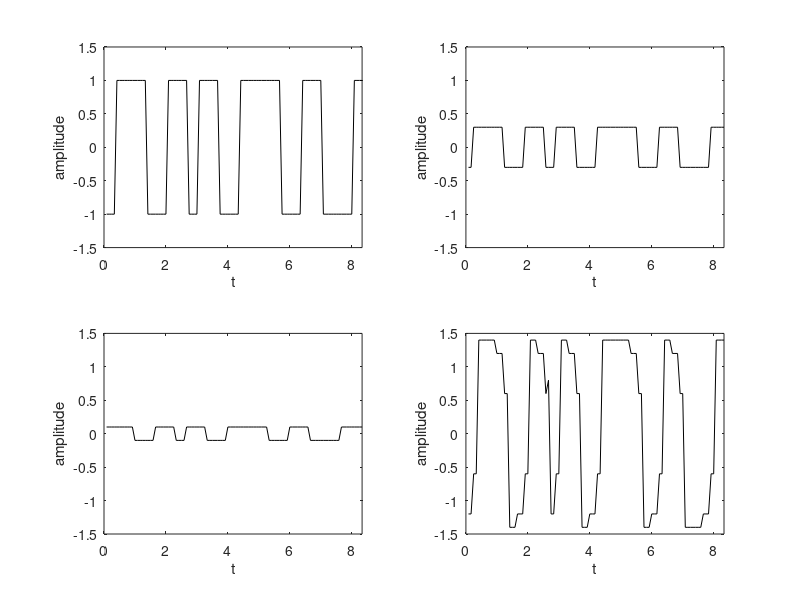
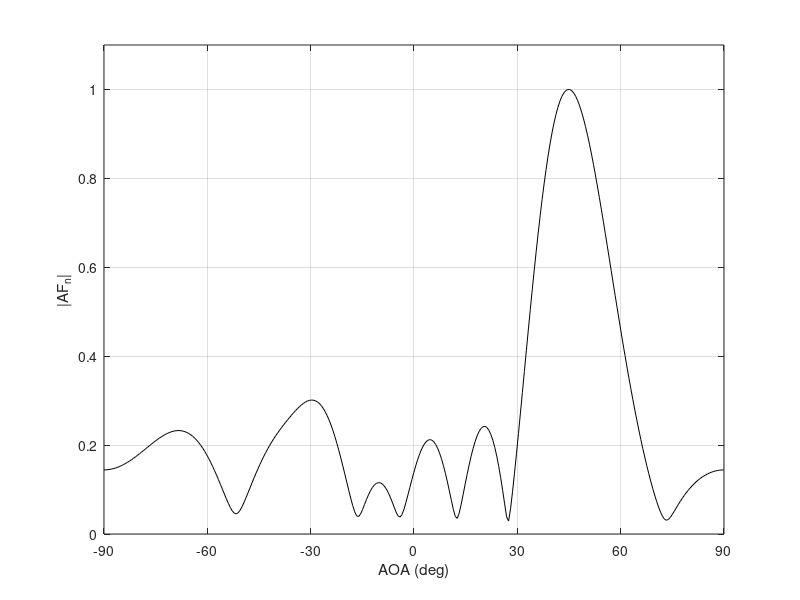

Write MATLAB code to recreate these figures, in order.
%%%%%%%%%%%%%%%%%%%%%%%%%%%%%%%%%%%%%%%%%%%%%%%%%%%%%%%%%%%%%%%
%%                                                           %%
%%  ******************************************************   %%
%%  * Smart Antennas for Wireless Applications w/ Matlab *   %%
%%  ******************************************************   %%
%%                                                           %%
%% Chapter 8: Ex 8.10                                        %%
%%                                                           %%
%% Author: Frank Gross                                       %%
%% McGraw-Hill, 2005                                         %%
%% Date:  3/05/2005                                          %%
%%                                                           %%
%% This code produces Figure 8.20, a plot of the beampattern %%
%%     for a N = 8 ULA with d = 0.5, where the weights were  %%
%%     determined using the CM algorithm.                    %%
%%                                                           %%
%% Note: This code contains one way in which multipath       %%
%%       components were created to produce dispersion.      %%
%%       Ex. 8.10b provides another.                         %%
%%       This file produces the one presented in the book.   %%
%%%%%%%%%%%%%%%%%%%%%%%%%%%%%%%%%%%%%%%%%%%%%%%%%%%%%%%%%%%%%%%      

%%------------------- Define Variables:----------------------%%
% N - # of elements in array                                  %
% d - element spacing in wavelengths                          %
% K - block length                                            %
% mu - convergence parameter                                  %
% Nchips - number of chips in binary sequence                 %
% nsamples - number of samples per chip                       %
% T - period of binary sequence                               %
% tau - chip period                                           %
% num - total number of bits in sequence                      %
% t - time axis for binary sequence                           %
% b - binary sequence                                         %
% b1 - direct path binary sequence                            %
% b2, b3 - time delayed multipath component of binary seq.    %
% S - desired signal                                          %
% I - interfering signal                                      %
% thetaS - desired user AOA (deg)                             %
% theta1, theta2 - interferer AOA (deg)                       %
% vS,v1,v2 - steering vectors of desired user and interferers %
% x - total received signal                                   %
% w - weights of ULA determined using LMS algorithm           %
% y - array output                                            %
% theta - range of AOA's (rad)                                %
% AF - weighted array output                                  %
%%-----------------------------------------------------------%%

%%----- Given Values -----%%

N = 8; d = .5; K = 100; mu = 0.5;

%%---- Create Binary Sequence -----%%

Nchips = 32; nsamples = 4;

T = 32/3E6; tau = T/Nchips; num = Nchips*nsamples; t = (1:num)*T*1E6/num; tt = t(1:K);

btemp = sign(randn(1,Nchips));
b = [];
for i = 1:length(btemp),
	b = [b,btemp(i)*ones(1,nsamples)];
end

%%----- Time Delay Binary Sequence to create multipath component -----%%

b1 = b(1:100); b2 = .3*b(3:102); b3 = .1*b(6:105);

%%----- Plot Sequences -----%%

figure(1), subplot(221), plot(tt,b1,'k')
xlabel('t'), ylabel('amplitude')
axis([ 0 max(tt) -1.5 1.5])

subplot(222), plot(tt,b2,'k') 
xlabel('t'), ylabel('amplitude')
axis([ 0 max(tt) -1.5 1.5])

subplot(223), plot(tt,b3,'k')
xlabel('t'), ylabel('amplitude')
axis([ 0 max(tt) -1.5 1.5])

subplot(224), plot(tt,b1+b2+b3,'k')
xlabel('t'), ylabel('amplitude')
axis([ 0 max(tt) -1.5 1.5])

%%----- Desired Signal & Interferer definition-----%%

S = b1; thetaS = 45*pi/180;                       % exp(1j*rand*2*pi) characterizes a random phase shift from ground
I1 = b2*exp(1j*rand*2*pi); theta1 = -30*pi/180;   % reflection in multipath component.
I2 = b3*exp(1j*rand*2*pi); theta2 = 0*pi/180;

%%-----Calculate Array Steering Vectors -----%%

ii = 1:N;
vS = exp(1j*(ii-1)*2*pi*d*sin(thetaS));
v1 = exp(1j*(ii-1)*2*pi*d*sin(theta1));
v2 = exp(1j*(ii-1)*2*pi*d*sin(theta2));

%%----- Determine total received signal -----%%

x = vS.'*S+v1.'*I1+v2.'*I2;

%%----- Determine weights using CMA -----%%

w = zeros(N,K); w(1,1) = 1;

for k = 1:K
    y(k) = w(:,k)'*x(:,k);
    w(:,k+1) = w(:,k) + mu*conj((1-1/abs(y(k)))*y(k))*x(:,k);    
end
ww = w(:,K);
ww = ww/abs(ww(1));

%%----- Plot Results -----%%

theta = -pi/2:.01:pi/2;
AF = 0;

for i = 1:N
    AF = AF + ww(i)'*exp(j*(i-1)*2*pi*d*sin(theta));
end

figure(2), plot(theta*180/pi,abs(AF)/max(abs(AF)),'k')
xlabel('AOA (deg)'), ylabel('|AF_n|')
axis([-90 90 0 1.1]), grid on
set(gca,'xtick',[-90 -60 -30 0 30 60 90])